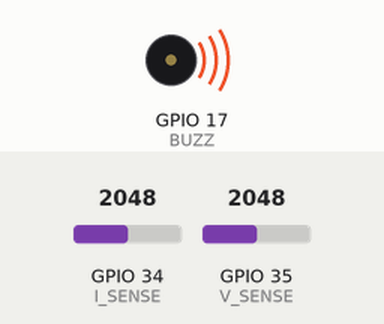
Bench run of a program on a simulated ESP32. Shown: buzzer (waves = sounding, pin HIGH). The inputs (shaded band) are chosen by the test bench; at power-on: GPIO 34 (I_SENSE) = 2048, GPIO 35 (V_SENSE) = 2048. Nothing arrives over Bluetooth unless stated; pins used as bus, display or sensor lines are not drawn; what the program prints to the serial monitor is not drawn.

Above: at 0.01 s.
At 0.8 s:
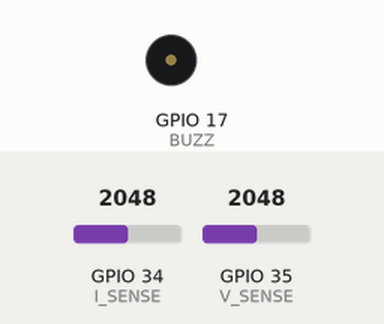
Timing chart, 0 to 2.3 s (numbered marks = the images above):
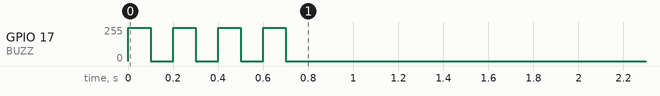

Measured:
- by itself, GPIO 17 (BUZZ): alternates 250/255 for 0.10 s and 0/255 for 0.10 s, 7 changes in all, then stays 0/255

The program:

main.cpp
```cpp
#include <Arduino.h>
#include <ps5Controller.h>

enum SystemState {
  READY = 0,
  OVERCURRENT = 1,
  UNDERVOLTAGE = 2,
  NOT_CONNECTED = 3,
  E_STOP = 4
};

const int8_t CAN_RX = 19;
const int8_t CAN_TX = 18;
const int8_t UART_RX = 22;
const int8_t UART_TX = 23;
const int8_t BUZZ = 17;
const int8_t POWER_ON = 16;
const int8_t V_SENSE = 35;
const int8_t I_SENSE = 34;

void buzzPattern(int count, int on_time, int off_time) {
  for(int i = 0; i < count; i++) {
    analogWrite(BUZZ, 250);
    delay(on_time);
    analogWrite(BUZZ, 0);
    delay(off_time);
  }
}

void setup() {
  Serial.begin(115200);
  Serial2.begin(115200, SERIAL_8N1, UART_RX, UART_TX);
  pinMode(V_SENSE, INPUT);
  pinMode(I_SENSE, INPUT);
  pinMode(POWER_ON, OUTPUT);
  digitalWrite(POWER_ON, HIGH);
  ps5.begin("4c:b9:9b:8a:c3:07");

  buzzPattern(3, 100, 100);
}


void loop() {
  float i_sense = analogRead(I_SENSE);//*3.3/(4095.0*0.001*20.0);
  float v_sense = analogRead(V_SENSE)*3.3*11.2/4095.0;
  SystemState state = NOT_CONNECTED;

  if(digitalRead(POWER_ON) == HIGH) {
    if(i_sense > 100){
      state = OVERCURRENT;
      digitalWrite(POWER_ON, LOW);
      buzzPattern(1, 100, 100);
    }
    else if(v_sense < 22.0){
      state = UNDERVOLTAGE;
      digitalWrite(POWER_ON, LOW);
      buzzPattern(1, 500, 500);
    }
  }

  if(!ps5.isConnected()) {
    state = NOT_CONNECTED;
    digitalWrite(POWER_ON, LOW);
    buzzPattern(2, 100, 500);
  }
  else if(digitalRead(POWER_ON) == LOW) {
    state = E_STOP;
  }
  else {
    state = READY;
  }

  uint16_t buttons = 0;
  int16_t lx = 0, ly = 0, rx = 0, ry = 0;
  uint8_t l2 = 0, r2 = 0;

  if (ps5.isConnected()) {
    buttons |= ps5.Square() << 0;
    buttons |= ps5.Cross() << 1;
    buttons |= ps5.Circle() << 2;
    buttons |= ps5.Triangle() << 3;
    buttons |= ps5.L1() << 4;
    buttons |= ps5.R1() << 5;
    buttons |= ps5.L3() << 6;
    buttons |= ps5.R3() << 7;
    buttons |= ps5.Share() << 8;
    buttons |= ps5.Options() << 9;
    buttons |= ps5.PSButton() << 10;
    buttons |= ps5.Touchpad() << 11;
    buttons |= ps5.Up() << 12;
    buttons |= ps5.Down() << 13;
    buttons |= ps5.Left() << 14;
    buttons |= ps5.Right() << 15;

    lx = ps5.LStickX();
    ly = ps5.LStickY();
    rx = ps5.RStickX();
    ry = ps5.RStickY();

    const int8_t deadzone = 10;
    if (abs(lx) < deadzone) lx = 0;
    if (abs(ly) < deadzone) ly = 0;
    if (abs(rx) < deadzone) rx = 0;
    if (abs(ry) < deadzone) ry = 0;
    l2 = ps5.L2Value();
    r2 = ps5.R2Value();

    if (ps5.Touchpad()) {
      digitalWrite(POWER_ON, !digitalRead(POWER_ON));
      buzzPattern(1, 500, 0);
    }
  }

  Serial2.printf("%d,%u,%d,%d,%d,%d,%u,%u\n",
                 state, buttons, lx, ly, rx, ry, l2, r2);

  Serial.printf("I_Sense: %.2f A, V_Sense: %.2f V", i_sense, v_sense);

  Serial.printf("%d,%u,%d,%d,%d,%d,%u,%u\n",
                state, buttons, lx, ly, rx, ry, l2, r2);

  // 受信側マイコンでの処理例:
  // if(Serial.available()) {
  //   String data = Serial.readStringUntil('\n');
  //   int values[8];
  //   int index = 0;
  //   char* token = strtok(data.c_str(), ",");
  //   while(token && index < 8) {
  //     values[index++] = atoi(token);
  //     token = strtok(NULL, ",");
  //   }
  //   // values[0]: state (0=READY, 1=OVERCURRENT, 2=UNDERVOLTAGE, 3=NOT_CONNECTED, 4=E_STOP)
  //   // values[1]: buttons ビット配置
  //   // values[2]: lx (-128~127), values[3]: ly (-128~127)
  //   // values[4]: rx (-128~127), values[5]: ry (-128~127)
  //   // values[6]: l2 (0~255), values[7]: r2 (0~255)
  //
  //   if(values[1] & (1<<0)) Serial.println("Square pressed");
  //   if(values[1] & (1<<1)) Serial.println("Cross pressed");
  //   if(values[1] & (1<<2)) Serial.println("Circle pressed");
  //   if(values[1] & (1<<3)) Serial.println("Triangle pressed");
  //   if(values[1] & (1<<4)) Serial.println("L1 pressed");
  //   if(values[1] & (1<<5)) Serial.println("R1 pressed");
  //   if(values[1] & (1<<6)) Serial.println("L3 pressed");
  //   if(values[1] & (1<<7)) Serial.println("R3 pressed");
  //   if(values[1] & (1<<8)) Serial.println("Share pressed");
  //   if(values[1] & (1<<9)) Serial.println("Options pressed");
  //   if(values[1] & (1<<10)) Serial.println("PS pressed");
  //   if(values[1] & (1<<11)) Serial.println("Touchpad pressed");
  //   if(values[1] & (1<<12)) Serial.println("Up pressed");
  //   if(values[1] & (1<<13)) Serial.println("Down pressed");
  //   if(values[1] & (1<<14)) Serial.println("Left pressed");
  //   if(values[1] & (1<<15)) Serial.println("Right pressed");
  // }

  delay(50);

}
```
